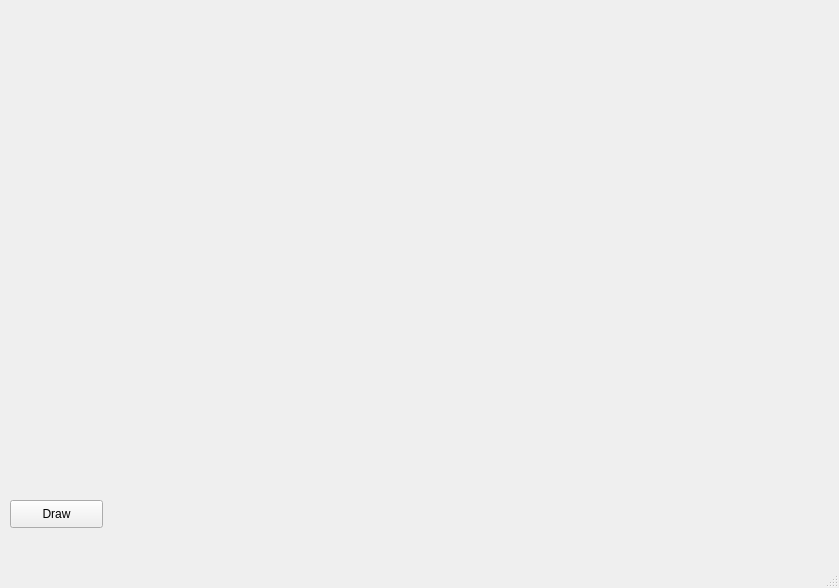
<?xml version="1.0" encoding="UTF-8"?>
<ui version="4.0">
 <class>MainWindow</class>
 <widget class="QMainWindow" name="MainWindow">
  <property name="geometry">
   <rect>
    <x>0</x>
    <y>0</y>
    <width>839</width>
    <height>588</height>
   </rect>
  </property>
  <property name="windowTitle">
   <string>MainWindow</string>
  </property>
  <widget class="QWidget" name="centralwidget">
   <widget class="QPushButton" name="draw_button">
    <property name="geometry">
     <rect>
      <x>10</x>
      <y>500</y>
      <width>93</width>
      <height>28</height>
     </rect>
    </property>
    <property name="text">
     <string>Draw</string>
    </property>
   </widget>
  </widget>
  <widget class="QMenuBar" name="menubar">
   <property name="geometry">
    <rect>
     <x>0</x>
     <y>0</y>
     <width>839</width>
     <height>26</height>
    </rect>
   </property>
  </widget>
  <widget class="QStatusBar" name="statusbar"/>
 </widget>
 <resources/>
 <connections/>
</ui>
